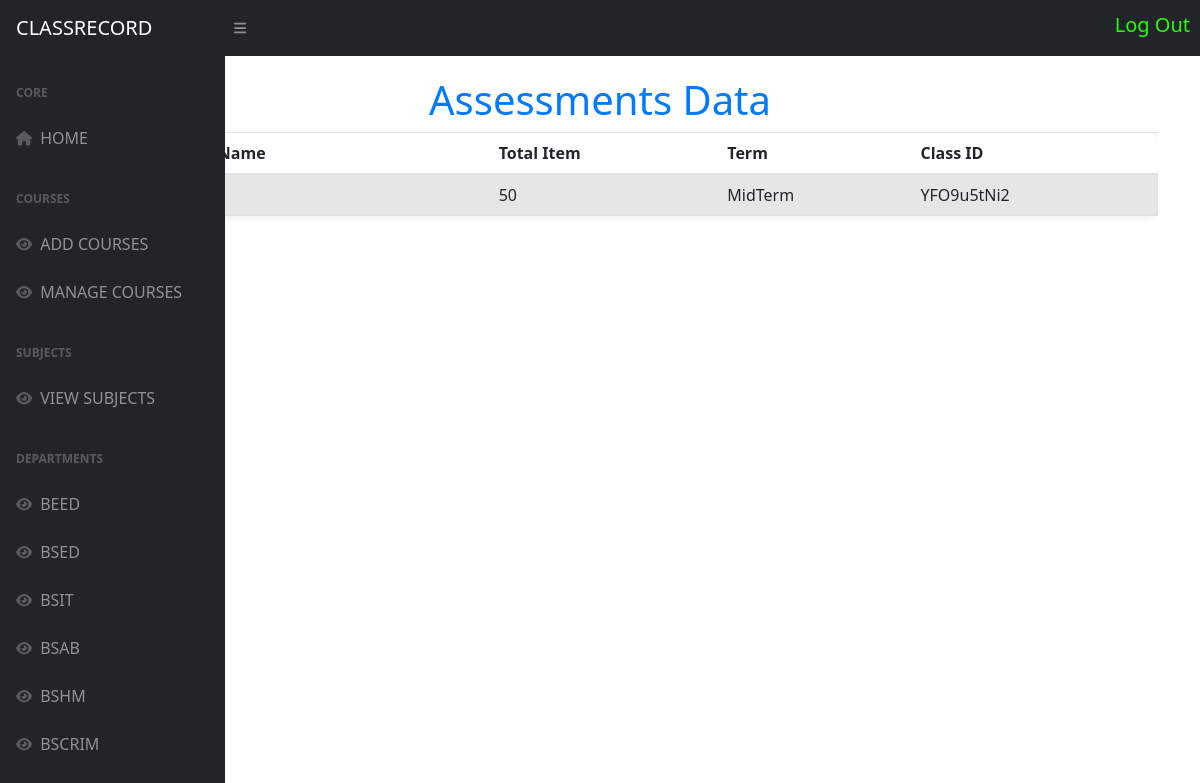
Screenshot of /adminviewassesment.php?class_id=YFO9u5tNi2 (signed in) with the database file from the repository.
### tables this page shows
CREATE TABLE `tblassesment` (
  `assesment_id` varchar(255) NOT NULL,
  `assesment_title` varchar(255) DEFAULT NULL,
  `total_item` int(11) DEFAULT NULL,
  `term` varchar(255) DEFAULT NULL,
  `assesment_type` varchar(225) NOT NULL,
  `class_id` varchar(255) NOT NULL,
  `user_id` varchar(255) DEFAULT NULL,
  `datetime` varchar(225) NOT NULL
);

### adminviewassesment.php (the view, shortened to what this page needs)
<?php
$result = mysqli_connect('localhost', 'root', '', 'classrecord');
if (isset($_GET['class_id'])) {
    $class_id = $_GET['class_id'];
    $assessmentsQuery = "SELECT * FROM tblassesment WHERE class_id = '$class_id'";
    $assessmentsResult = mysqli_query($result, $assessmentsQuery);
} else {
    header("Location: error.php?message=Class ID not provided");
    exit;
}
?>
<!DOCTYPE html>
<html lang="en">
<head>
    <link rel="stylesheet" href="https://stackpath.bootstrapcdn.com/bootstrap/4.5.2/css/bootstrap.min.css">
</head>
<body>
    <?php include 'adminsidebar.php'; ?>
    <?php include 'adminnavbar.php'; ?>
    <div class="container">
        <h1>Assessments Data</h1>
        <div class="table-responsive">
            <table class="table table-striped">
                <thead>
                    <tr>
                        <th onclick="sortTable(0)">#</th>
                        <th onclick="sortTable(1)">Assessment Name</th>
                        <th onclick="sortTable(2)">Total Item</th>
                        <th onclick="sortTable(3)">Term</th>
                        <th onclick="sortTable(4)">Class ID</th>
                    </tr>
                </thead>
                <tbody>
                    <?php
                    $counter = 1;
                    while ($assessment = mysqli_fetch_assoc($assessmentsResult)) : ?>
                        <tr>
                            <td><?php echo $counter++; ?>.</td>
                            <td><?php echo $assessment['assesment_title']; ?></td>
                            <td><?php echo $assessment['total_item']; ?></td>
                            <td><?php echo $assessment['term']; ?></td>
                            <td><?php echo $assessment['class_id']; ?></td>
                        </tr>
                    <?php endwhile; ?>
                </tbody>
            </table>
        </div>
    </div>
</body>
</html>

### adminviewassesment.php (style rules this page uses)
body { padding-top: 56px; font-family: Arial, sans-serif; background-color: #f8f9fa; }
.container { margin-top: 20px; }
h1 { text-align: center; margin-bottom: 30px; color: #007bff; }
table { width: 100%; background-color: #fff; box-shadow: 0 0 10px rgba(0, 0, 0, 0.1); border-radius: 10px; }
th, td { border: 1px solid #dee2e6; padding: 12px; }
th { background-color: #f2f2f2; cursor: pointer; }
.table-responsive { overflow-x: auto; }

### rows the page displays
tblassesment: total_item "50", term "MidTerm", class "YFO9u5tNi2"
